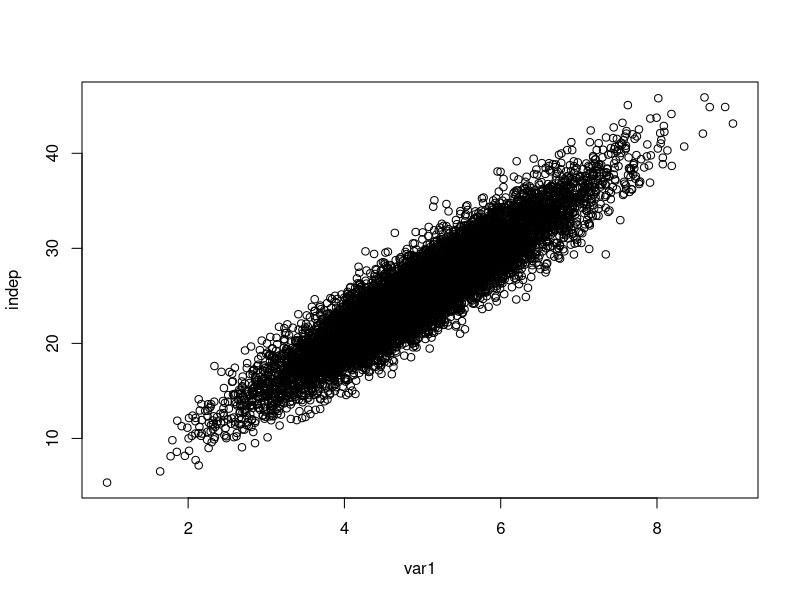
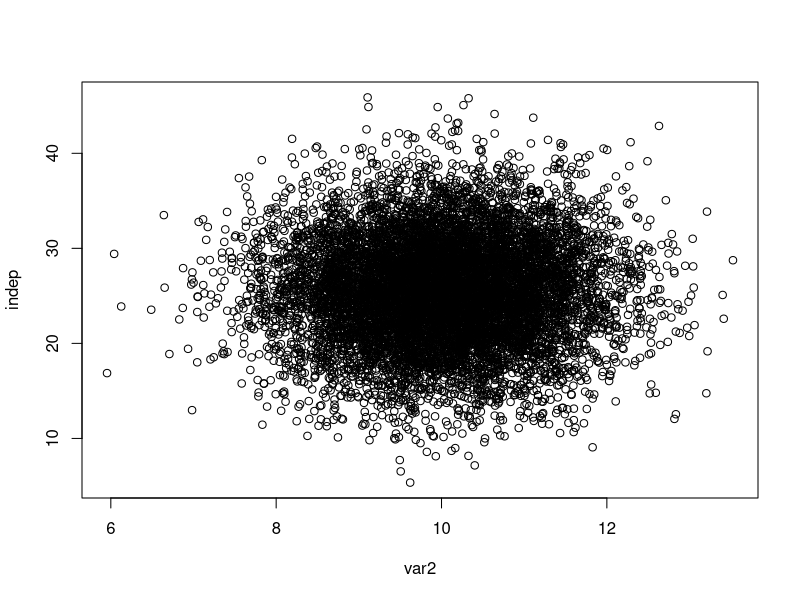

The R source for these figures, in order:
dat <- read.csv('../data/seedpredwide.csv')

n <- 10000
var1 <- rnorm(n, 5)
var2 <- rnorm(n, 10)
indep <- rnorm(n, 5, 0.1)*var1 + rnorm(n, 0.05, 0.2)*var2
plot(var1, indep)
plot(var2, indep)
mod <- lm(indep ~ var1 + var2)
summary(mod)
anova(mod)
